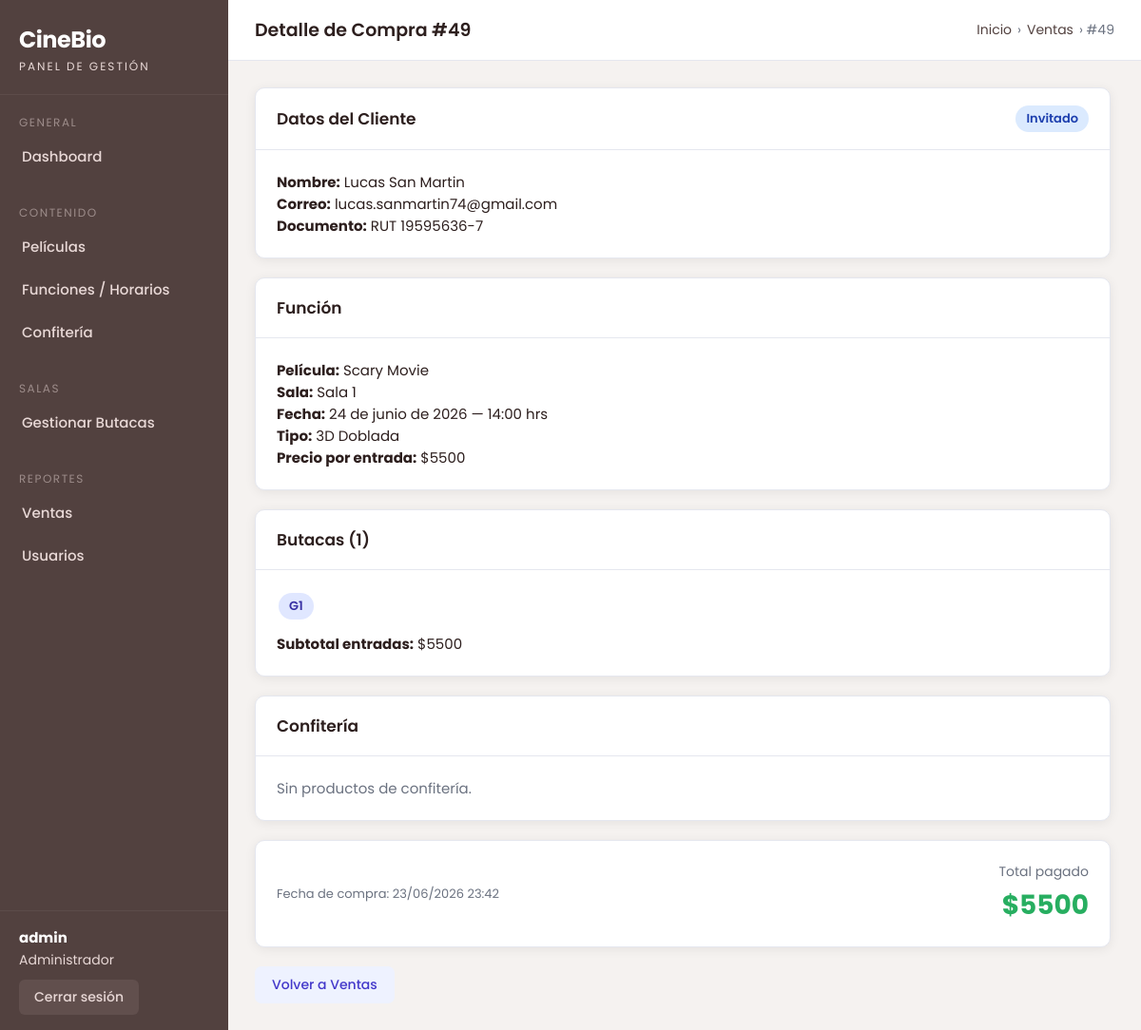
The app's page /gestion/ventas/49/ (signed in) with its own data.
### app/models.py (models this page shows, shortened)
class Compra(models.Model):
    ESTADO_CHOICES = [
        ('completada', 'Completada'),
        ('pendiente_devolucion', 'Pendiente de Devolución'),
        ('devuelta', 'Devuelta'),
    ]
    usuario = models.ForeignKey(User, on_delete=models.SET_NULL, null=True, blank=True)
    funcion = models.ForeignKey(Funcion, on_delete=models.SET_NULL, null=True, blank=True)
    fecha_compra = models.DateTimeField(auto_now_add=True)
    total = models.IntegerField(default=0)
    inv_tipo_doc  = models.CharField(max_length=20, blank=True, default='')
    inv_documento = models.CharField(max_length=20, blank=True, default='')
    inv_nombre    = models.CharField(max_length=100, blank=True, default='')
    inv_apellido  = models.CharField(max_length=100, blank=True, default='')
    inv_correo    = models.EmailField(blank=True, default='')
    estado = models.CharField(max_length=30, choices=ESTADO_CHOICES, default='completada')
    funcion_cancelada_info = models.CharField(max_length=255, blank=True, default='')
    fecha_devolucion = models.DateTimeField(null=True, blank=True)

class Funcion(models.Model):
    TIPO_CHOICES = [
        ('2d_doblada', '2D Doblada'),
        ('2d_subtitulada', '2D Subtitulada'),
        ('3d_doblada', '3D Doblada'),
        ('3d_subtitulada', '3D Subtitulada'),
    ]
    pelicula = models.ForeignKey(Pelicula, on_delete=models.CASCADE)
    sala = models.ForeignKey(Sala, on_delete=models.CASCADE)
    fecha = models.DateField()
    hora = models.TimeField()
    precio = models.IntegerField()
    tipo = models.CharField(max_length=20, choices=TIPO_CHOICES, default='2d_doblada')

class Pelicula(models.Model):
    nombre = models.CharField(max_length=200)
    imagen = models.ImageField(upload_to='peliculas/')
    descripcion = models.TextField()
    duracion = models.IntegerField()

class Sala(models.Model):
    nombre = models.CharField(max_length=50)
    configuracion = models.JSONField(default=dict)

class Entrada(models.Model):
    compra = models.ForeignKey(Compra, on_delete=models.CASCADE)
    butaca = models.ForeignKey(Butaca, on_delete=models.CASCADE)

class Butaca(models.Model):
    ESTADO_CHOICES = [
        ('disponible', 'Disponible'),
        ('ocupada', 'Ocupada'),
        ('inhabilitada', 'Inhabilitada'),
    ]
    sala = models.ForeignKey(Sala, on_delete=models.CASCADE)
    fila = models.CharField(max_length=5)
    numero = models.IntegerField()
    estado = models.CharField(max_length=20, choices=ESTADO_CHOICES, default='disponible')

### portal_admin/views.py (the view)
# urls.py: path('ventas/<int:compra_id>/', views.venta_detalle, name='venta_detalle'),
@admin_requerido
def venta_detalle(request, compra_id):
    from app.models import Entrada, ItemConfiteria
    compra = get_object_or_404(
        Compra.objects.select_related('usuario', 'funcion__pelicula', 'funcion__sala')
        .prefetch_related('entrada_set__butaca', 'itemconfiteria_set__producto'),
        pk=compra_id
    )
    entradas = compra.entrada_set.all()
    items = compra.itemconfiteria_set.all()
    total_entradas = compra.funcion.precio * entradas.count() if compra.funcion else 0
    total_confiteria = sum(item.subtotal for item in items)
    perfil = None
    if compra.usuario:
        try:
            perfil = compra.usuario.perfilusuario
        except Exception:
            perfil = None
    return render(request, 'portal_admin/venta_detalle.html', {
        'compra': compra,
        'entradas': entradas,
        'items': items,
        'perfil': perfil,
        'total_entradas': total_entradas,
        'total_confiteria': total_confiteria,
    })

### portal_admin/templates/portal_admin/venta_detalle.html (shortened to what this page needs)
{% extends 'portal_admin/base.html' %}
{% block page_title %}Detalle de Compra #{{ compra.id }}{% endblock %}
{% block breadcrumb %}
    › <a href="{% url 'portal_admin:ventas_list' %}">Ventas</a> › #{{ compra.id }}
{% endblock %}
{% block contenido %}
<div style="max-width:900px;">
    <div class="card" style="margin-bottom:20px;">
        <div class="card-header">
            <h2>Datos del Cliente</h2>
            {% if compra.usuario %}
                <span class="badge badge-2d">Registrado</span>
            {% else %}
                <span class="badge badge-palomitas">Invitado</span>
            {% endif %}
        </div>
        <div class="card-body">
            {% if compra.usuario %}
                <p><strong>Nombre:</strong>
                    {% if perfil %}
                        {{ perfil.nombre }} {{ perfil.apellido_paterno }} {{ perfil.apellido_materno }}
                    {% else %}
                        {{ compra.usuario.username }}
                    {% endif %}
                </p>
                <p><strong>Correo:</strong> {{ compra.usuario.email }}</p>
                {% if perfil %}
                <p><strong>Documento:</strong> {{ perfil.tipo_documento }} {{ perfil.rut }}</p>
                <p><strong>Teléfono:</strong> {{ perfil.telefono|default:"—" }}</p>
                {% endif %}
            {% else %}
                <p><strong>Nombre:</strong> {{ compra.inv_nombre }} {{ compra.inv_apellido }}</p>
                <p><strong>Correo:</strong> {{ compra.inv_correo }}</p>
                <p><strong>Documento:</strong> {{ compra.inv_tipo_doc }} {{ compra.inv_documento }}</p>
            {% endif %}
        </div>
    </div>
    <div class="card" style="margin-bottom:20px;">
        <div class="card-header">
            <h2>Función</h2>
        </div>
        <div class="card-body">
            {% if compra.funcion %}
                <p><strong>Película:</strong> {{ compra.funcion.pelicula.nombre }}</p>
                <p><strong>Sala:</strong> {{ compra.funcion.sala.nombre }}</p>
                <p><strong>Fecha:</strong> {{ compra.funcion.fecha }} — {{ compra.funcion.hora|time:"H:i" }} hrs</p>
                <p><strong>Tipo:</strong> {{ compra.funcion.get_tipo_display }}</p>
                <p><strong>Precio por entrada:</strong> ${{ compra.funcion.precio|floatformat:"0" }}</p>
            {% else %}
                <p style="color:var(--text-secondary);">Esta compra fue solo de confitería, sin función asociada.</p>
            {% endif %}
        </div>
    </div>
    {% if entradas %}
    <div class="card" style="margin-bottom:20px;">
        <div class="card-header">
            <h2>Butacas ({{ entradas|length }})</h2>
        </div>
        <div class="card-body">
            {% for entrada in entradas %}
                <span class="badge badge-2d" style="margin:2px;">{{ entrada.butaca.fila }}{{ entrada.butaca.numero }}</span>
            {% endfor %}
            <p style="margin-top:12px;"><strong>Subtotal entradas:</strong> ${{ total_entradas|floatformat:"0" }}</p>
        </div>
    </div>
    {% endif %}
    <div class="card" style="margin-bottom:20px;">
        <div class="card-header">
            <h2>Confitería</h2>
        </div>
        <div class="card-body">
            {% if items %}
                <table class="admin-table">
                    <thead>
                        <tr>
                            <th>Producto</th>
                            <th>Cantidad</th>
                            <th>Precio unitario</th>
                            <th>Subtotal</th>
                        </tr>
                    </thead>
                    <tbody>
                        {% for item in items %}
                        <tr>
                            <td>{{ item.producto.nombre }}</td>
                            <td>{{ item.cantidad }}</td>
                            <td>${{ item.producto.precio|floatformat:"0" }}</td>
                            <td>${{ item.subtotal|floatformat:"0" }}</td>
                        </tr>
                        {% endfor %}
                    </tbody>
                </table>
                <p style="margin-top:12px;"><strong>Subtotal confitería:</strong> ${{ total_confiteria|floatformat:"0" }}</p>
            {% else %}
                <p style="color:var(--text-secondary);">Sin productos de confitería.</p>
            {% endif %}
        </div>
    </div>
    <div class="card">
        <div class="card-body" style="display:flex; justify-content:space-between; align-items:center; flex-wrap:wrap; gap:12px;">
            <p style="font-size:13px; color:var(--text-secondary);">Fecha de compra: {{ compra.fecha_compra|date:"d/m/Y H:i" }}</p>
            <div style="text-align:right;">
                <p style="font-size:14px; color:var(--text-secondary); margin-bottom:4px;">Total pagado</p>
                <p style="font-size:28px; font-weight:700; color:var(--success);">${{ compra.total|floatformat:"0" }}</p>
            </div>
        </div>
    </div>
    <div style="margin-top:20px;">
        <a href="{% url 'portal_admin:ventas_list' %}" class="btn btn-secondary">Volver a Ventas</a>
    </div>
</div>
{% endblock %}

### portal_admin/templates/portal_admin/base.html (shortened to what this page needs)
{% load static %}
<!DOCTYPE html>
<html lang="es">
    <link rel="stylesheet" href="https://cdnjs.cloudflare.com/ajax/libs/font-awesome/6.5.0/css/all.min.css">
<head>
    <link rel="stylesheet" href="{% static 'portal_admin/css/admin.css' %}">
</head>
<body>
<div class="admin-layout">
    <aside class="sidebar">
        <div class="sidebar-brand">
            <div class="brand-name">CineBio</div>
            <div class="brand-sub">Panel de Gestión</div>
        </div>
        <div class="sidebar-section">
            <div class="sidebar-section-title">General</div>
            <nav class="sidebar-nav">
                <a href="{% url 'portal_admin:dashboard' %}"
                   class="{% if request.resolver_match.url_name == 'dashboard' %}active{% endif %}">
                    Dashboard
                </a>
            </nav>
        </div>
        <div class="sidebar-section">
            <div class="sidebar-section-title">Contenido</div>
            <nav class="sidebar-nav">
                <a href="{% url 'portal_admin:peliculas_list' %}"
                   class="{% if 'pelicula' in request.resolver_match.url_name %}active{% endif %}">
                    Películas
                </a>
                <a href="{% url 'portal_admin:funciones_list' %}"
                   class="{% if 'funcion' in request.resolver_match.url_name %}active{% endif %}">
                    Funciones / Horarios
                </a>
                <a href="{% url 'portal_admin:productos_list' %}"
                   class="{% if 'producto' in request.resolver_match.url_name %}active{% endif %}">
                    Confitería
                </a>
            </nav>
        </div>
        <div class="sidebar-section">
            <div class="sidebar-section-title">Salas</div>
            <nav class="sidebar-nav">
                <a href="{% url 'portal_admin:butacas_salas' %}"
                   class="{% if 'butaca' in request.resolver_match.url_name %}active{% endif %}">
                    Gestionar Butacas
                </a>
            </nav>
        </div>
        <div class="sidebar-section">
            <div class="sidebar-section-title">Reportes</div>
            <nav class="sidebar-nav">
                <a href="{% url 'portal_admin:ventas_list' %}"
                   class="{% if 'ventas' in request.resolver_match.url_name %}active{% endif %}">
                    Ventas
                </a>
                <a href="{% url 'portal_admin:lista_usuarios' %}"
                   class="{% if 'usuarios' in request.resolver_match.url_name %}active{% endif %}">
                    Usuarios
                </a>
            </nav>
        </div>
        <div class="sidebar-footer">
            <div class="sidebar-user">
                <strong>{{ admin_username }}</strong>
                Administrador
            </div>
            <form method="post" action="{% url 'portal_admin:logout' %}">
                <button type="submit" class="btn-logout">
                    Cerrar sesión
                </button>
            </form>
        </div>
    </aside>
    <div class="main-content">
        <header class="top-header">
            <h1>{% block page_title %}Panel de Administración{% endblock %}</h1>
            <div class="breadcrumb">
                <a href="{% url 'portal_admin:dashboard' %}">Inicio</a>
                {% block breadcrumb %}{% endblock %}
            </div>
        </header>
        <div class="page-content">
            {% block contenido %}{% endblock %}
        </div>
    </div>
</div>
</body>
</html>

### records on screen
Compra: id "49", inv_nombre "Lucas", inv_apellido "San Martin", inv_correo "lucas.sanmartin74@gmail.com", inv_tipo_doc "RUT", inv_documento "19595636-7", funcion.pelicula.nombre "Scary Movie", funcion.sala.nombre "Sala 1", funcion.fecha "24 de junio de 2026", funcion.hora "14:00", funcion.tipo "3D Doblada", funcion.precio "5500", fecha_compra "23/06/2026 23:42", total "5500"
Entrada: butaca.fila "G", butaca.numero "1"

### other values on screen
{{ admin_username }} "admin"
{{ entradas|length }} "1"
{{ total_entradas|floatformat:"0" }} "5500"
